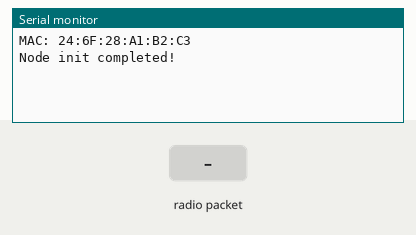
Bench run of a sketch on a simulated ESP8266 (NodeMCU). Parts: the last lines printed to the serial monitor. The inputs (shaded band) are chosen by the test bench. A WiFi scan finds three made-up networks.

Above: at 1.2 s.
1.3 s: radio packet "1" arrives
At 2.1 s:
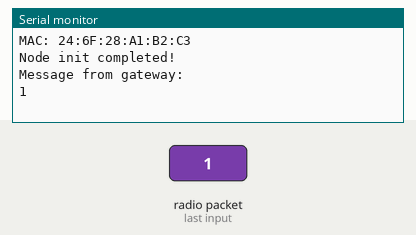
2.8 s: radio packet "0" arrives
At 3.2 s:
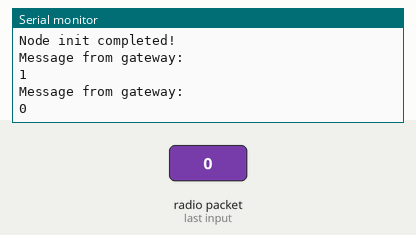
4.3 s: radio packet "2" arrives
At 5.6 s:
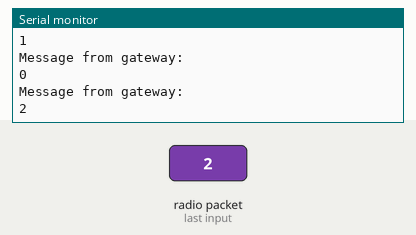

Measured:
- after the input at 1.3 s, the serial monitor: prints a new line at once (image 1)
- after the input at 2.8 s, the serial monitor: prints a new line at once (image 2)
- after the input at 4.3 s, the serial monitor: prints a new line at once (image 3)

The sketch:

node.ino
```cpp
#include <ESP8266WiFi.h>
#include <espnow.h>
#include <user_interface.h>

#define IS_AUTO_DETECT_ON 1             //Set 1 to automatically detect the WiFi channel, and 0 to set the channel manually
#define GATEWAY_AP_SSID "AP_esp8266"    //configure gateway access point SSID if IS_AUTO_DETECT_ON set to 1
#define DEFAULT_CHANNEL 7

uint8_t selectedChannel = DEFAULT_CHANNEL;
static uint8_t PEER[]{0x2C, 0xF4, 0x32, 0x51, 0xD1, 0xA7};  //set this to gateway MAC if IS_AUTO_DETECT_ON is set to 0


#if IS_AUTO_DETECT_ON
   void setPeerMAC(uint8_t pos) {
    uint8_t *newMAC;
    newMAC = WiFi.BSSID(pos);
    memcpy(PEER, newMAC, 6);
    Serial.printf("Setting peer MAC to: ");
    for (uint8_t i = 0; i < 6; i++) {
      Serial.printf("0x%02x ", PEER[i]);
    }
    Serial.println("");
  }

  void setChannel(uint8_t pos) {
    selectedChannel = WiFi.channel(pos);
    Serial.printf("\n>> SWITCHING CHANNEL TO %d\n", selectedChannel);
    wifi_set_channel(selectedChannel);
  }

  void checkAndUpdateAPConnection() {
    int n = WiFi.scanNetworks();
    for (uint8_t i = 0; i < n; i++) {
      if ((WiFi.SSID(i).compareTo(GATEWAY_AP_SSID) == 0) && (WiFi.channel(i) != selectedChannel)) {
        setChannel(i);
        setPeerMAC(i);
      }
    }
  }
#endif


void handleReceivedMessage(uint8_t *mac, uint8_t *buf, uint8_t length) {
  Serial.println("Message from gateway: ");
  Serial.println((char *) buf);
}


void setup() {
  Serial.begin(115200);
  Serial.println();
  WiFi.persistent(false);   //DO NOT save WiFi settings into flash
  WiFi.mode(WIFI_STA);

  Serial.print("MAC: ");
  Serial.println(WiFi.macAddress());
  wifi_set_channel(selectedChannel);
  if (esp_now_init() != 0) {
    Serial.println("Error initializing ESP-NOW");
    return;
  }
  esp_now_register_recv_cb(handleReceivedMessage);
  esp_now_set_self_role(ESP_NOW_ROLE_COMBO);
  esp_now_add_peer(PEER, ESP_NOW_ROLE_CONTROLLER, 1, NULL, 0);  //the channel setting here doesn't matter
  Serial.println("Node init completed!");
}

void loop() {
  char message[] = "Hello from node";
  esp_now_send(PEER, (uint8_t *)&message, sizeof(message));

  delay(5000);

  #if IS_AUTO_DETECT_ON
    checkAndUpdateAPConnection();
  #endif
}
```
